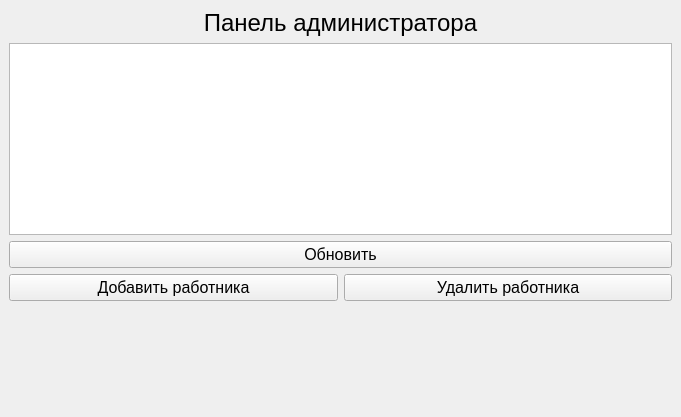
<?xml version="1.0" encoding="UTF-8"?>
<ui version="4.0">
 <class>AdministratorWindow</class>
 <widget class="QMainWindow" name="AdministratorWindow">
  <property name="geometry">
   <rect>
    <x>0</x>
    <y>0</y>
    <width>681</width>
    <height>417</height>
   </rect>
  </property>
  <property name="windowTitle">
   <string>MainWindow</string>
  </property>
  <widget class="QWidget" name="centralwidget">
   <layout class="QVBoxLayout" name="verticalLayout">
    <item>
     <widget class="QLabel" name="label">
      <property name="sizePolicy">
       <sizepolicy hsizetype="Preferred" vsizetype="Fixed">
        <horstretch>0</horstretch>
        <verstretch>0</verstretch>
       </sizepolicy>
      </property>
      <property name="font">
       <font>
        <pointsize>18</pointsize>
       </font>
      </property>
      <property name="text">
       <string>Панель администратора</string>
      </property>
      <property name="alignment">
       <set>Qt::AlignCenter</set>
      </property>
     </widget>
    </item>
    <item>
     <layout class="QVBoxLayout" name="verticalLayout_2">
      <item>
       <widget class="QTableView" name="tableView"/>
      </item>
     </layout>
    </item>
    <item>
     <widget class="QPushButton" name="btnUpdate">
      <property name="font">
       <font>
        <pointsize>12</pointsize>
       </font>
      </property>
      <property name="text">
       <string>Обновить</string>
      </property>
     </widget>
    </item>
    <item>
     <layout class="QHBoxLayout" name="horizontalLayout">
      <item>
       <widget class="QPushButton" name="btnAddRecord">
        <property name="font">
         <font>
          <pointsize>12</pointsize>
         </font>
        </property>
        <property name="text">
         <string>Добавить работника</string>
        </property>
       </widget>
      </item>
      <item>
       <widget class="QPushButton" name="btnDelRecord">
        <property name="font">
         <font>
          <pointsize>12</pointsize>
         </font>
        </property>
        <property name="text">
         <string>Удалить работника</string>
        </property>
       </widget>
      </item>
     </layout>
    </item>
    <item>
     <spacer name="verticalSpacer">
      <property name="orientation">
       <enum>Qt::Vertical</enum>
      </property>
      <property name="sizeHint" stdset="0">
       <size>
        <width>20</width>
        <height>40</height>
       </size>
      </property>
     </spacer>
    </item>
   </layout>
  </widget>
 </widget>
 <resources/>
 <connections/>
</ui>
